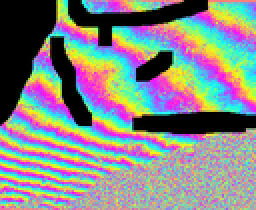
%> input picture out_masked.png, 128 x 105 px, shrunk from 320 x 263 before the run (shown 2 times larger)
$ octave alosStack_ionoMask2Coord.m   (GNU Octave 9; MATLAB toolbox functions it lacks are replaced by stand-ins)
%> lines starting %> are read from the running program, lines starting %| are printed output that depends on the picture; in (x1, y1, x2, y2) boxes, pixels count from 0 and x2, y2 are one past the last pixel; in counts of white or black regions, pixels touching at a corner belong together; the program's own positions count from 1
%% Obtain masked_areas indices from PNG image
% Cheryl Tay, 20 Oct 2023

clear all; close all

%% Inputs

% Load image
image = imread('out_masked.png');
%> image is the input picture: size 105x128x3 uint8; mean R, G, B 132.2, 135, 134.5

% Length of square in pixels
squareSideLength = 7;

%% Find black pixels

% Get dimensions of image
maxRow = size(image,1);
%> maxRow = 105
maxCol = size(image,2);
%> maxCol = 128

% Convert the image to grayscale (if not already grayscale)
if size(image, 3) > 1
    grayImage = rgb2gray(image);
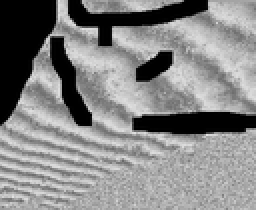
%> grayImage: size 105x128 uint8 (shown 2 times larger); min 0, max 228, mean 134.1
else
    grayImage = image;
end

% Threshold the image to identify completely black pixels
threshold = 0;
binaryImage = grayImage <= threshold;
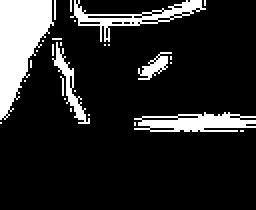
%> binaryImage: size 105x128 logical (shown 2 times larger); 15.1% white; 28 white regions (23 under 20 px), largest, box (x1, y1, x2, y2) and area: (0, 0, 27, 60) 952, (67, 56, 128, 66) 393, (35, 0, 103, 21) 353, (26, 21, 45, 62) 172, (69, 26, 86, 40) 98

% Find the polygons of each black pixel cluster
boundaries = bwboundaries(binaryImage);
%> boundaries = 60 boundaries; largest, box (x1, y1, x2, y2) and points: (67, 56, 128, 66) 204, (35, 0, 103, 21) 193, (0, 0, 27, 60) 173, (26, 21, 45, 62) 123, (69, 26, 86, 40) 68

% Show polygons found
figure; imshow(image); hold on
for k = 1:length(boundaries)
    polygon = boundaries{k};
    plot(polygon(:,2), polygon(:,1), 'r', 'LineWidth', 2); hold on
end
%> this loop made 60 passes
%> polygon on passes 2, 3, 5, 6, 11, 13, 16, 17, 18, 19, 20, 21: [62 1; 62 1], [41 13; 41 13], [26 19; 26 19], [21 22; 21 22], [22 31; 23 31; 22 31], [50 33; 50 33], [55 36; 56 36; 55 36], [11 38; 11 38], [46 38; 46 38], [58 45; 58 45], [23 53; 23 53], [23 55; 23 55]
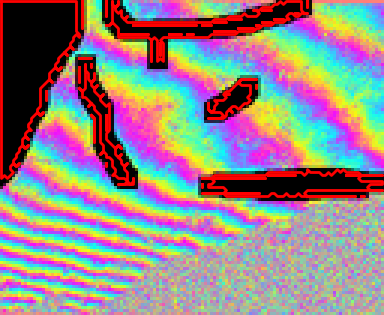
%> figure redrawn from the program's plot data; shown 3 times larger

%% Approximate polygon using many smaller squares

% To save masked_string in the following format:
% [[first_row,last_row,first_col,last_col], [first_row,last_row,first_col,last_col]]
masked_string = '[';

figure;

% Approximate for each polygon
for k = 1:length(boundaries)

    polygon = boundaries{k};
    plot(polygon(:,2), polygon(:,1), 'r', 'LineWidth', 2); hold on

    % Determine the bounding box of the polygon
    minX = min(polygon(:, 1));
    maxX = max(polygon(:, 1));
    minY = min(polygon(:, 2));
    maxY = max(polygon(:, 2));

    % Calculate the number of squares needed in both dimensions
    numX = ceil((maxX - minX) / squareSideLength);
    numY = ceil((maxY - minY) / squareSideLength);

    % Initialize a cell array to store square coordinates
    squares = cell(numX, numY);

    % Generate squares to cover the polygon
    for i = 1:numX
        for j = 1:numY
            % Define square vertices based on current position
            squareX = [minX + (i - 1) * squareSideLength, minX + i * squareSideLength, minX + i * squareSideLength, minX + (i - 1) * squareSideLength, minX + (i - 1) * squareSideLength];
            squareY = [minY + (j - 1) * squareSideLength, minY + (j - 1) * squareSideLength, minY + j * squareSideLength, minY + j * squareSideLength, minY + (j - 1) * squareSideLength];

            % Check if any part of the square is inside the polygon
            inPolygon = inpolygon(squareX, squareY, polygon(:, 1), polygon(:, 2));

            % If any part of the square is inside the polygon, store its coordinates
            if any(inPolygon)
                squares{i, j} = [squareX; squareY];
            end
        end
    end

    % Remove empty cells from the cell array
    squares = squares(~cellfun('isempty', squares));

    % Quality check for each square
    for i = 1:numel(squares)

        square = squares{i};

        % Limit square to within image dimensions
        square(1, square(1,:)>maxRow) = maxRow;
        square(2, square(2,:)>maxCol) = maxCol;

        % Display the square
        plot(square(2, :), square(1, :), 'k');

        % Append the square to masked_string
        row1 = num2str(min(square(1,:)));
        row2 = num2str(max(square(1,:)));
        col1 = num2str(min(square(2,:)));
        col2 = num2str(max(square(2,:)));
        substring = ['[',row1,',',row2,',',col1,',',col2,']'];
        masked_string = [masked_string,substring,','];

    end

    axis equal;

end
%> this loop made 60 passes
%> (polygon, minX, maxX, minY, maxY, numX, numY, squares) on passes 2, 3, 5, 6, 11, 13, 16, 17, 18, 19, 20, 21: ([62 1; 62 1], 62, 62, 1, 1, 0, 0, {}), ([41 13; 41 13], 41, 41, 13, 13, 0, 0, {}), ([26 19; 26 19], 26, 26, 19, 19, 0, 0, {}), ([21 22; 21 22], 21, 21, 22, 22, 0, 0, {}), ([22 31; 23 31; 22 31], 22, 23, 31, 31, 1, 0, {}), ([50 33; 50 33], 50, 50, 33, 33, 0, 0, {}), ([55 36; 56 36; 55 36], 55, 56, 36, 36, 1, 0, {}), ([11 38; 11 38], 11, 11, 38, 38, 0, 0, {}), ([46 38; 46 38], 46, 46, 38, 38, 0, 0, {}), ([58 45; 58 45], 58, 58, 45, 45, 0, 0, {}), ([23 53; 23 53], 23, 23, 53, 53, 0, 0, {}), ([23 55; 23 55], 23, 23, 55, 55, 0, 0, {})
%> (minX, maxX, minY, maxY, numX, numY, squares) on passes 4, 7, 8, 10, 12, 14: (31, 34, 16, 16, 1, 0, {}), (20, 20, 27, 31, 0, 1, {}), (23, 28, 27, 27, 1, 0, {}), (1, 10, 28, 28, 2, 0, {}), (39, 48, 31, 32, 2, 1, {[39 46 46 39 39; 31 31 38 38 31]}), (1, 6, 36, 36, 1, 0, {})
%> after the loop, square = [34 41 41 34 34; 84 84 91 91 84]
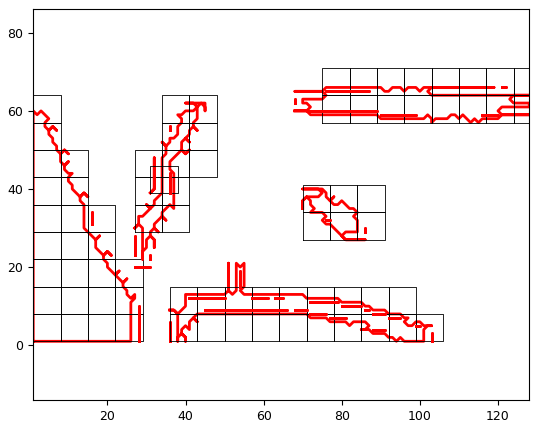
%> figure redrawn from the program's plot data

%% Print squares in string format as required in alosStack

masked_string = [masked_string(1:end-1),']'];
disp(masked_string)
